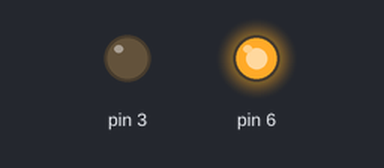
The sketch below on a simulated Arduino Uno, built with avr-gcc and run on an emulated ATmega328P. On the bench: output pins drawn as LEDs (lit = HIGH).

Above: at 0.1 s.
At 39.2 s:
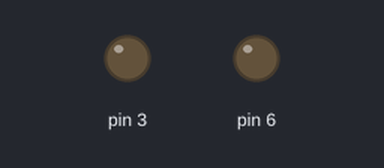
Timing chart, 0 to 40.0 s (numbered marks = the images above):
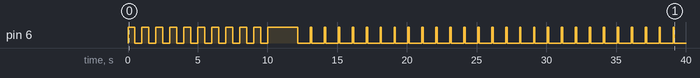

The sketch:

KobraAir.ino
```cpp
#include <IRremote.h>

IRsend irsend;

unsigned OFF[] = {9100,4436,620,1632,624,1636,620,516,616,524,620,524,620,528,616,532,624,1640,616,512,620,1640,616,1644,624,516,616,528,616,532,624,528,616,524,620,508,624,1636,620,1640,616,524,620,524,620,528,616,532,624,516,616,512,620,1640,616,520,616,524,620,520,624,524,620,528,616,524,620,508,616,516,616,520,624,516,616,528,616,528,616,536,620,516,620,508,624,512,620,512,620,520,616,528,616,528,628,524,620,500,620,7952,616,1636,616,1640,616,520,624,516,620,524,620,524,620,532,624,1636,616,1636,620,516,616,1644,612,1648,620,524,620,1652,616,532,620,520,616,512,620,512,620,516,620,520,624,516,616,532,624,524,620,520,612,516,616,516,620,516,616,520,624,520,616,528,624,528,616,520,624,508,616,512,620,516,620,520,624,520,624,520,624,528,616,524,628,500,616,516,616,520,624,516,616,524,620,528,616,532,616,520,624,504,616,516,616,520,616,524,620,520,624,524,620,528,616,524,620,508,616,1640,624,512,620,1644,624,520,624,1648,620,528,624,1624,620,7952,616,512,620,512,620,516,616,524,624,520,624,524,620,528,616,524,620,1632,624,508,624,512,620,520,624,520,616,528,628,524,620,520,624,504,616,516,620,512,620,520,624,520,624,520,624,528,616,520,624,508,616,516,616,516,616,524,620,524,624,524,620,528,616,524,620,508,612,520,616,516,616,1648,616,528,620,528,616,532,624,516,616,512,620,512,620,516,620,520,624,516,616,532,624,524,620,520,624,1628,616,516,620,516,624,1640,616,528,616,528,616,532,624,500,612};

byte bl=0;
byte i=0;

void setup()
{
  Serial.begin(9600);
  pinMode(3, OUTPUT);
  pinMode(6, OUTPUT);
}

void loop() {

    while (i<10)
    {
        digitalWrite(6,HIGH);
        delay(500);
        digitalWrite(6,LOW);
        delay(500);
        i++;
    }

  digitalWrite(6,HIGH);

      irsend.sendRaw(OFF, sizeof(OFF)/sizeof(int),38);

    delay (2000);

    while (1)
    {
        digitalWrite(6,HIGH);
        delay(100);
        digitalWrite(6,LOW);
        delay(900);
    }

}
```

Measured:
- by itself, pin 6: goes 10 × (HIGH 0.50 s, LOW 0.50 s), HIGH 2.2 s, 27 × (LOW 0.90 s, HIGH 0.10 s), then LOW
